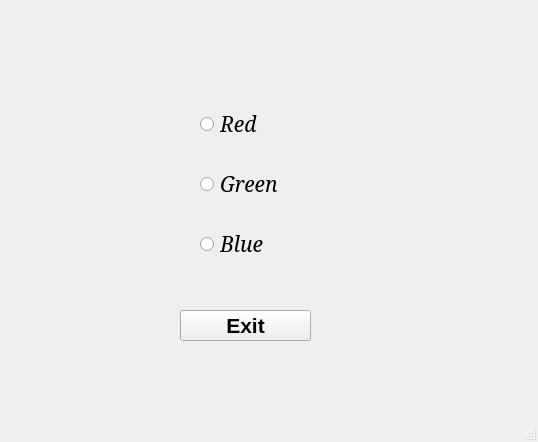
<?xml version="1.0" encoding="UTF-8"?>
<ui version="4.0">
 <class>MainWindow</class>
 <widget class="QMainWindow" name="MainWindow">
  <property name="geometry">
   <rect>
    <x>0</x>
    <y>0</y>
    <width>538</width>
    <height>442</height>
   </rect>
  </property>
  <property name="windowTitle">
   <string>MainWindow</string>
  </property>
  <widget class="QWidget" name="centralwidget">
   <widget class="QRadioButton" name="red">
    <property name="geometry">
     <rect>
      <x>200</x>
      <y>110</y>
      <width>113</width>
      <height>28</height>
     </rect>
    </property>
    <property name="font">
     <font>
      <family>Serif</family>
      <pointsize>16</pointsize>
      <italic>true</italic>
     </font>
    </property>
    <property name="text">
     <string>Red</string>
    </property>
   </widget>
   <widget class="QRadioButton" name="green">
    <property name="geometry">
     <rect>
      <x>200</x>
      <y>170</y>
      <width>113</width>
      <height>28</height>
     </rect>
    </property>
    <property name="font">
     <font>
      <family>Serif</family>
      <pointsize>16</pointsize>
      <italic>true</italic>
     </font>
    </property>
    <property name="text">
     <string>Green</string>
    </property>
   </widget>
   <widget class="QRadioButton" name="blue">
    <property name="geometry">
     <rect>
      <x>200</x>
      <y>230</y>
      <width>113</width>
      <height>28</height>
     </rect>
    </property>
    <property name="font">
     <font>
      <family>Serif</family>
      <pointsize>16</pointsize>
      <italic>true</italic>
     </font>
    </property>
    <property name="text">
     <string>Blue</string>
    </property>
   </widget>
   <widget class="QPushButton" name="exit">
    <property name="geometry">
     <rect>
      <x>180</x>
      <y>310</y>
      <width>131</width>
      <height>31</height>
     </rect>
    </property>
    <property name="font">
     <font>
      <pointsize>16</pointsize>
      <weight>75</weight>
      <bold>true</bold>
     </font>
    </property>
    <property name="cursor">
     <cursorShape>ArrowCursor</cursorShape>
    </property>
    <property name="text">
     <string>Exit</string>
    </property>
   </widget>
  </widget>
  <widget class="QMenuBar" name="menubar">
   <property name="geometry">
    <rect>
     <x>0</x>
     <y>0</y>
     <width>538</width>
     <height>27</height>
    </rect>
   </property>
  </widget>
  <widget class="QStatusBar" name="statusbar"/>
 </widget>
 <resources/>
 <connections/>
</ui>
